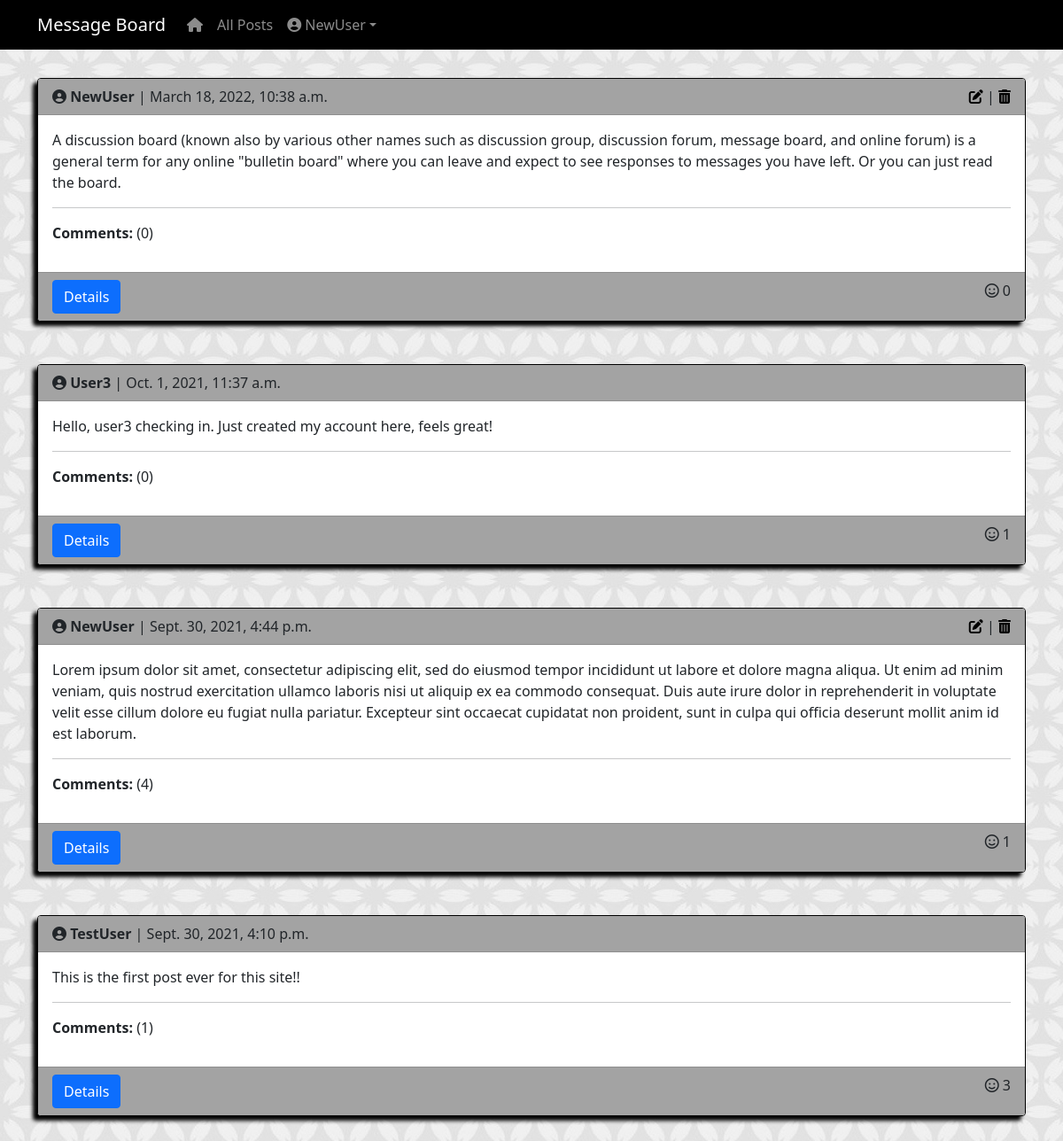
The page /posts/ (signed in) on the database its author committed.
### accounts/models.py (models this page shows)
class CustomUser(AbstractUser):
    age = models.PositiveIntegerField(null=True, blank=True)

### posts/models.py (models this page shows, shortened)
class Post(models.Model):
    post_image = models.ImageField(null=True, blank=True, upload_to="images/")
    body = models.TextField()
    date = models.DateTimeField(auto_now_add=True)
    author = models.ForeignKey(get_user_model(), on_delete=models.CASCADE)
    likes = models.ManyToManyField(get_user_model(), related_name='likes')
    class Meta:
        ordering = ['-date',]

### posts/views.py (the view)
# urls.py: path('', PostListView.as_view(), name='post_list'),
class PostListView(LoginRequiredMixin, ListView):
    model = Post
    template_name = 'post_list.html'

### templates/post_list.html (shortened to what this page needs)
{% extends 'base.html' %}
{% block content %}
    {% for post in object_list %}
    <div class="container">
        <div class="card post-card">
            <div class="card-header">
                <div class="d-flex justify-content-between">
                    <div>
                        <i class="fas fa-user-circle"></i><strong> {{ post.author }} </strong>| {{ post.date }}
                    </div>
                    {% if user.is_authenticated and user == post.author  %}
                    <div>
                        <a href="{% url 'post_edit' post.pk %}"><i class="fas fa-edit"></i></a> |
                        <a href="{% url 'post_delete' post.pk %}"><i class="fas fa-trash-alt"></i></a>
                    </div>
                    {% endif %}
                    </div>
               </div>
            <div class="card-body">
                <p class="card-text">{{ post.body }}</p>
                <hr>
                <p><strong>Comments:</strong> ({{ post.comments.all.count }})</p>
            </div>
            <div class="card-footer">
                <div class="d-flex justify-content-between">
                <div class="card-text">
                    <a class="btn btn-primary" href="{% url 'post_detail' post.pk %}">Details</a>
                </div>
                <div class="card-text">
                    <i class="far fa-smile"></i> {{ post.likes.all.count }}
                </div>
            </div>
        </div>
        </div>
    </div>
    <br/>
    <br/>
    {% endfor %}
{% endblock content %}

### templates/base.html (shortened to what this page needs)
{% load static %}
<!DOCTYPE html>
<html>
    <head>
        <link href="https://cdn.jsdelivr.net/npm/bootstrap@5.0.2/dist/css/bootstrap.min.css" rel="stylesheet">
        <link href="{% static 'fontawesome_free/css/all.min.css' %}" rel="stylesheet" type="text/css">
        <link href="/static/css/main.css" rel="stylesheet" type="text/css">
    </head>
<body>
    <nav class="navbar navbar-expand-sm navbar-dark">
        <div class="container">
                <a class="navbar-brand ml-auto" href="{% url 'about_page' %}">Message Board</a>
                    <div class="collapse navbar-collapse" id="navbarNavDropdown">
                        <ul class="navbar-nav">
                         <li class="nav-item">
                    <a class="nav-link" aria-current="page" href="{% url 'home' %}"><i class="fas fa-home"></i></a>
                </li>
                {% if user.is_authenticated %}
                <li class="nav-item">
                    <a class="nav-link" href="{% url 'post_list' %}">All Posts</a>
                </li>
                <li class="nav-item dropdown">
                    <a class="nav-link dropdown-toggle" href="#" id="navbarDropdownMenuLink" role="button" data-bs-toggle="dropdown" aria-expanded="false">
                    <i class="fas fa-user-circle"></i> {{ user.username }}</a>
        </li>
            {% endif %}
        </ul>
        </div>
    </div>
</nav>
    <main>
        {% block content %}
        {% endblock content %}
    </main>
    </body>
</html>

### static/css/main.css (style rules this page uses)
body { background-color: silver; background-image: url(/static/images/back.jpg); }
.fa-edit { color: black; }
.fa-trash-alt { color: black; }
.post-card { border: 1px solid black; box-shadow: -5px 5px 4px rgb(0, 0, 0); }
.card-header { background-color: rgb(163, 163, 163); }
.card-footer { background-color: rgb(163, 163, 163); }
.navbar { background-color: black; margin-bottom: 2rem; }

### rows shown on the page
CustomUser: username "NewUser"
Post: author "NewUser", date "March 18, 2022, 10:38 a.m.", body "A discussion board (known also by various other names such as discussion group, discussion forum, message board, and online forum) is a general term for any online \"bulletin board\" where you can leave and expect to see responses to messages you have left. Or you can just read the board.", comments.all.count "0", likes.all.count "0"
Post: author "User3", date "Oct. 1, 2021, 11:37 a.m.", body "Hello, user3 checking in. Just created my account here, feels great!", comments.all.count "0", likes.all.count "1"
Post: author "NewUser", date "Sept. 30, 2021, 4:44 p.m.", body "Lorem ipsum dolor sit amet, consectetur adipiscing elit, sed do eiusmod tempor incididunt ut labore et dolore magna aliqua. Ut enim ad minim veniam, quis nostrud exercitation ullamco laboris nisi ut aliquip ex ea commodo consequat. Duis aute irure dolor in reprehenderit in voluptate velit esse cillum dolore eu fugiat nulla pariatur. Excepteur sint occaecat cupidatat non proident, sunt in culpa qui officia deserunt mollit anim id est laborum.", comments.all.count "4", likes.all.count "1"
Post: author "TestUser", date "Sept. 30, 2021, 4:10 p.m.", body "This is the first post ever for this site!!", comments.all.count "1", likes.all.count "3"
